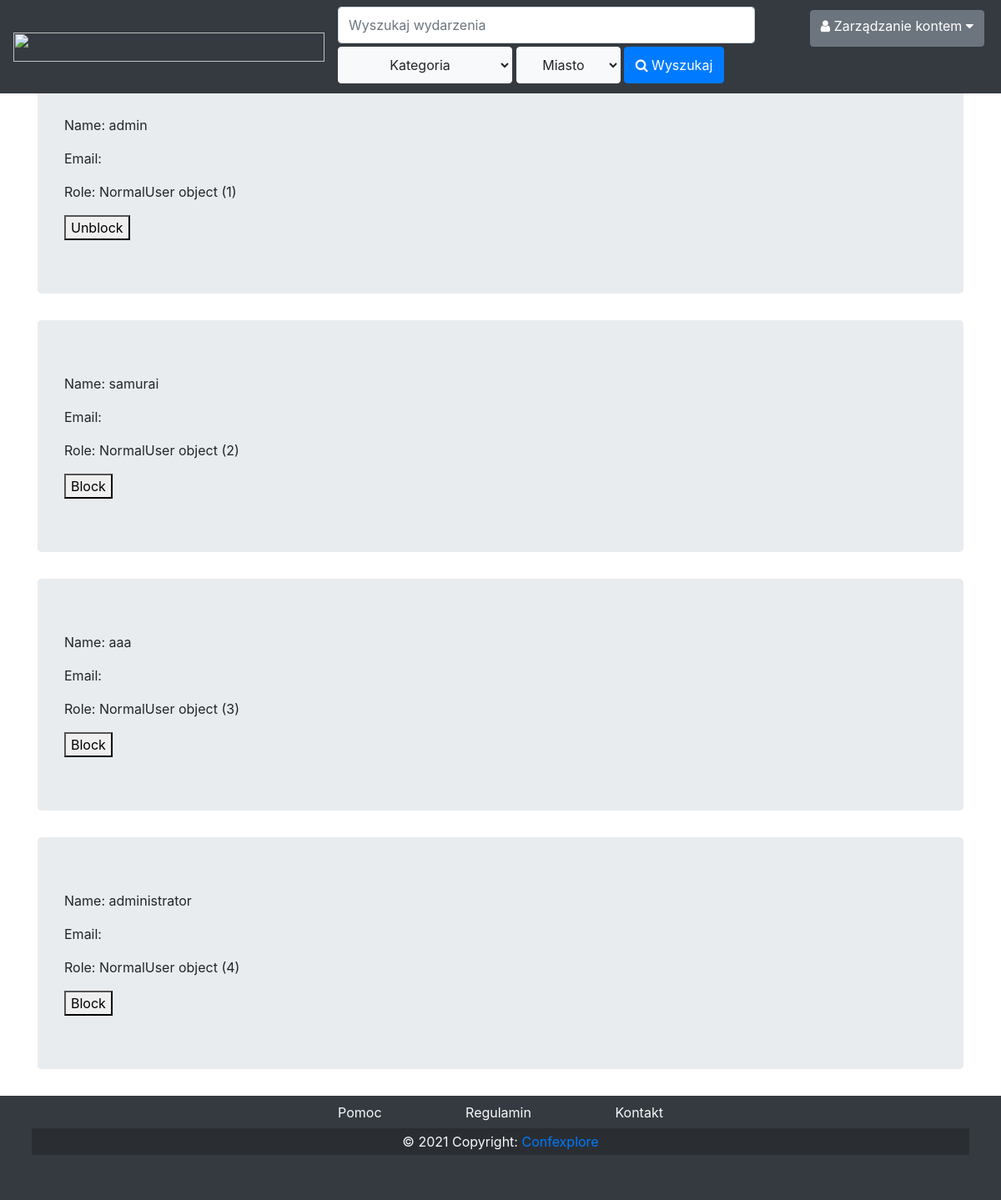
The page /users/manage_users/ (signed in) on the database its author committed.
### users/models.py (models this page shows)
class Profile(models.Model):
    class RoleName(models.TextChoices):
        NORMAL_USER = 'U', _('User')
        VOLUNTEER = 'V', _('Volunteer')
        ORGANIZER = 'O', _('Organizer')
        ADMINISTRATOR = 'A', _('Administrator')
    django_user = models.OneToOneField(
        User,
        on_delete=models.CASCADE
    )
    name = models.TextField()
    role_name = models.TextField(
        choices=RoleName.choices,
        default=RoleName.NORMAL_USER
    )
    def get_role(self):
        if self.role_name == 'U':
            return self.normaluser_role
        elif self.role_name == 'V':
            return self.volunteer_role
        elif self.role_name == 'O':
            return self.organizer_role
        elif self.role_name == 'A':
            return self.administrator_role
        else:
            raise Exception("ERROR - function profile.get_role() not working")

class NonAdmin(Role):
    blocked = models.BooleanField(default=False)
    class Meta:
        abstract = True

class NormalUser(NonAdmin):
    pass

### users/views.py (the view)
# urls.py: path('manage_users/', ManageUsersView.as_view(), name='manage_users'),
class ManageUsersView(
    TemplateView):
    template_name = 'users/manageusers.html'
    extra_context = {
        'profiles': Profile.objects.exclude(role_name='A')
    }

### content/context_processors.py (called while the page is built)
def search(request: HttpRequest) -> dict:
    context = {
        'types': Type.objects.all(),
        'cities': City.objects.all()
    }
    try:
        context['user_type'] = request.user.profile.get_role()
    except AttributeError:
        pass
    return context

### templates/users/manageusers.html (shortened to what this page needs)
{% extends 'main.html' %}
{% block content %}
    {% for profile in profiles %}
      <div class="jumbotron">
        <form method="post" action="{% url 'confirm_user' %}">
          <p>Name: {{ profile.name }}</p>
          <p>Email: {{ profile.user.email }}</p>
          <p>Role: {{ profile.get_role }}</p>
          {% if profile.get_role.blocked %}
            <button type="submit">Unblock</button>
          {% else %}
            <button type="submit">Block</button>
          {% endif %}
        </form>
      </div>
    {% endfor %}
{% endblock %}

### static/style.css (style rules this page uses)
body { margin: 0; padding: 0; }

### rows shown on the page
Profile: name "admin", get_role "NormalUser object (1)", shows "Unblock"
Profile: name "samurai", get_role "NormalUser object (2)", shows "Block"
Profile: name "aaa", get_role "NormalUser object (3)", shows "Block"
Profile: name "administrator", get_role "NormalUser object (4)", shows "Block"
